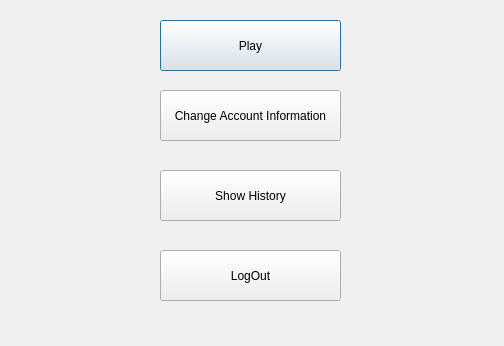
<?xml version="1.0" encoding="UTF-8"?>
<ui version="4.0">
 <class>Menu</class>
 <widget class="QDialog" name="Menu">
  <property name="geometry">
   <rect>
    <x>0</x>
    <y>0</y>
    <width>504</width>
    <height>346</height>
   </rect>
  </property>
  <property name="windowTitle">
   <string>Dialog</string>
  </property>
  <widget class="QPushButton" name="pushButton">
   <property name="geometry">
    <rect>
     <x>160</x>
     <y>20</y>
     <width>181</width>
     <height>51</height>
    </rect>
   </property>
   <property name="text">
    <string>Play</string>
   </property>
  </widget>
  <widget class="QPushButton" name="pushButton_2">
   <property name="geometry">
    <rect>
     <x>160</x>
     <y>90</y>
     <width>181</width>
     <height>51</height>
    </rect>
   </property>
   <property name="text">
    <string>Change Account Information</string>
   </property>
  </widget>
  <widget class="QPushButton" name="pushButton_3">
   <property name="geometry">
    <rect>
     <x>160</x>
     <y>170</y>
     <width>181</width>
     <height>51</height>
    </rect>
   </property>
   <property name="text">
    <string>Show History</string>
   </property>
  </widget>
  <widget class="QPushButton" name="pushButton_4">
   <property name="geometry">
    <rect>
     <x>160</x>
     <y>250</y>
     <width>181</width>
     <height>51</height>
    </rect>
   </property>
   <property name="text">
    <string>LogOut</string>
   </property>
  </widget>
 </widget>
 <resources/>
 <connections/>
</ui>
